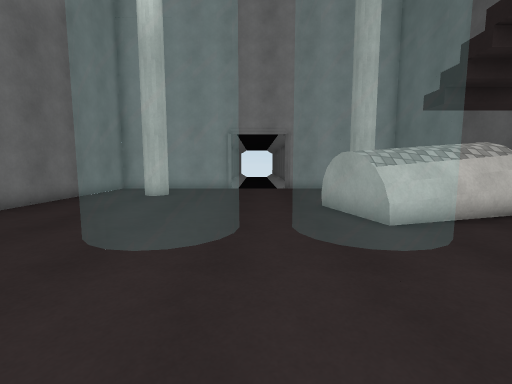
view 1 (above)

14 first-person views from a walk through a 3-D level made in the Unity game engine. The camera is 1.3 m above the floor, tilts 6° down and sees 90° across. The floor is counted in squares, 1 m on a side. Each view is taken from the middle of a square. On the plan, view 1 faces up. The plan holds only what a view shows up to about 13 squares ahead; the rest is blank. The place goes on beyond the plan. The player is left out. Surface patterns are stand-ins for the level's own textures.

view 2
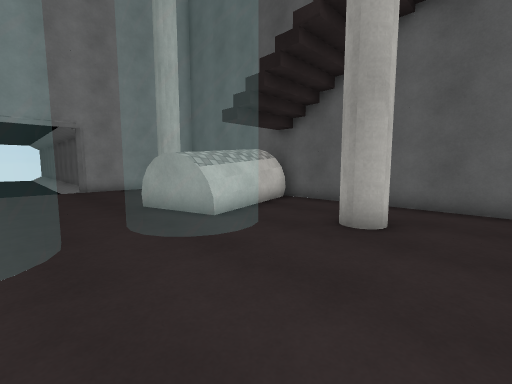

view 3
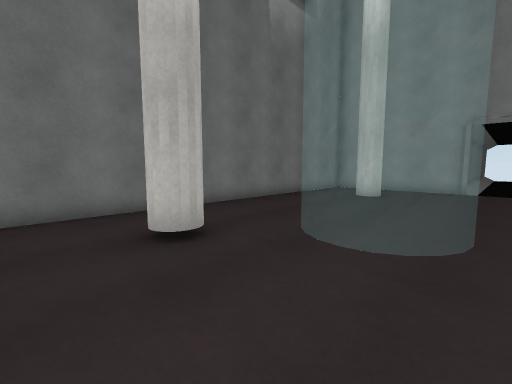

view 4
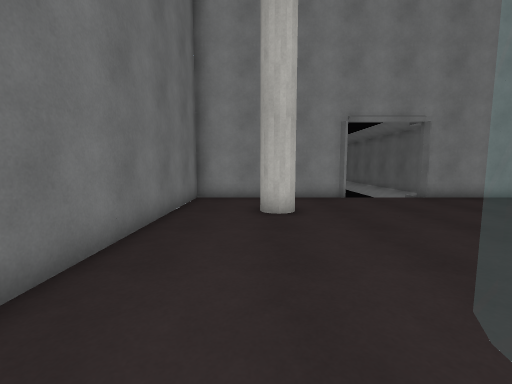

view 5
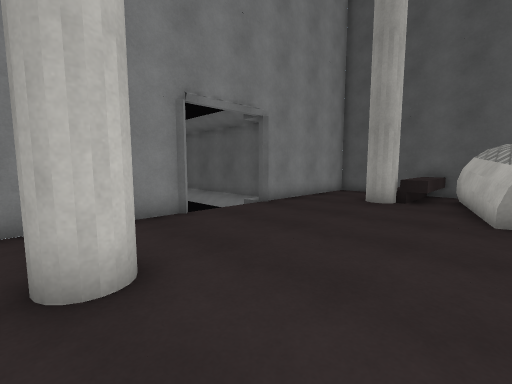

view 6
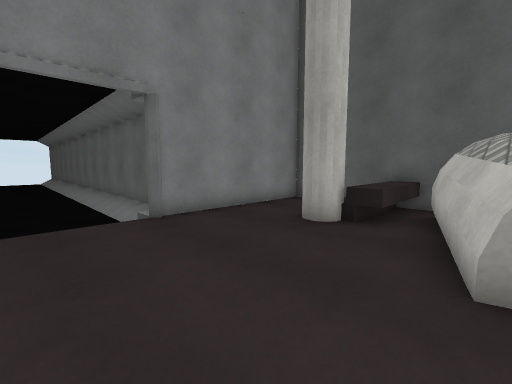

view 7
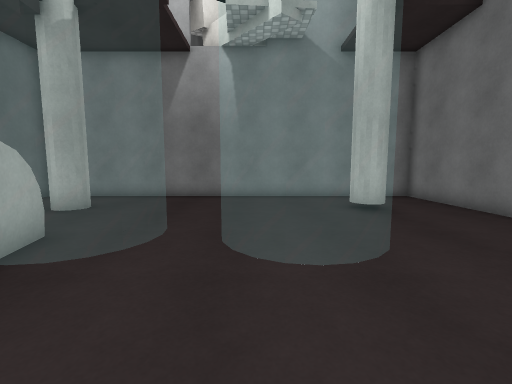

view 8
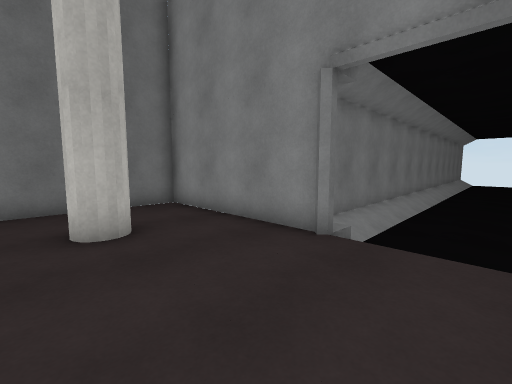

view 9
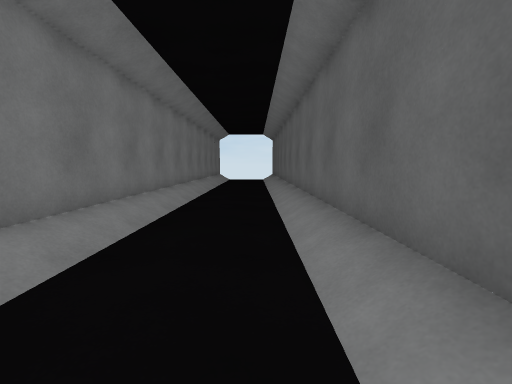

view 10
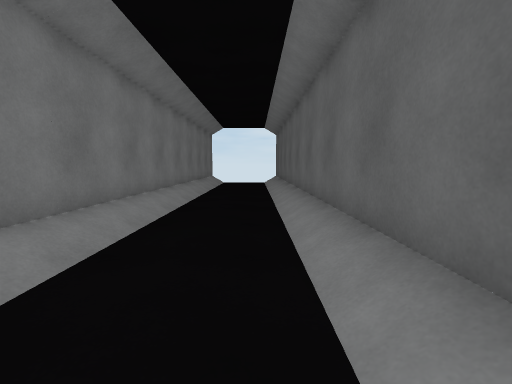

view 11
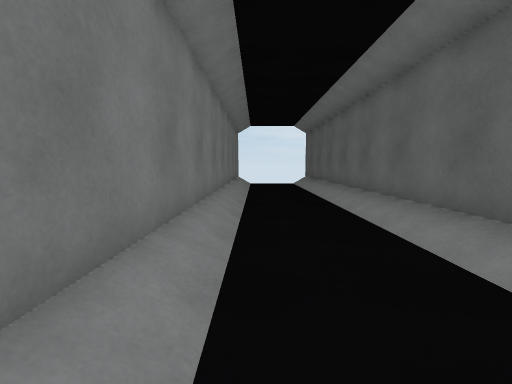

view 12
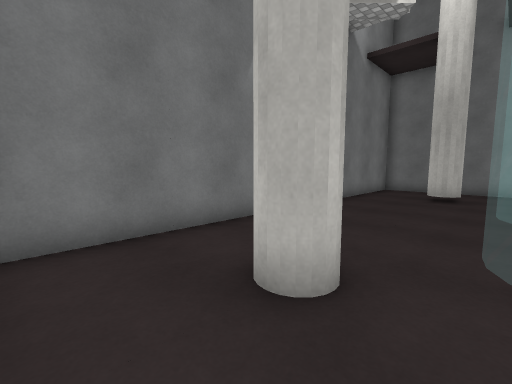

view 13
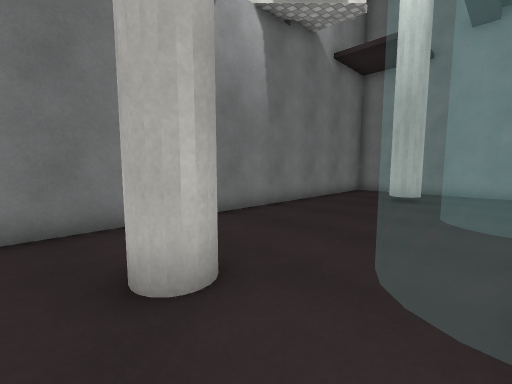

view 14
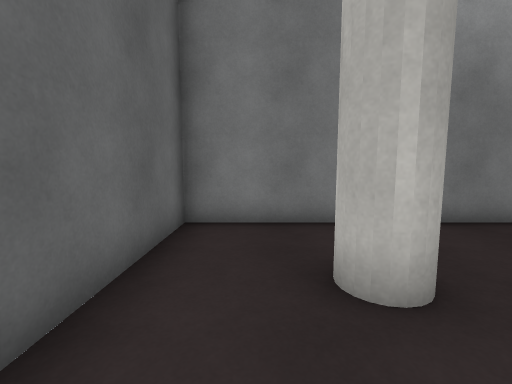

### Floor plan
Key: @ floor where view 1 was taken; # wall or solid block; . main floor; - floor 0.5 m lower than the main floor; / step, stairs or slope; = window, fence, low wall or low ledge; O other object.
Columns run from 8 left of view 1 to 8 right of it. Each row starts with its distance up from view 1.
 32       #   /#
 31       #-  /#
 30       #-  /#
 29       #-  /#
 28       #-  /#
 27       #-  /#
 26       #-  /#
 25       #-  /#
 24       #-  /#
 23       #-  /#
 22       #-  /#
 21       #-  /#
 20       #- -/#
 19       #-  /#
 18       #-  /#
 17       #---/#
 16      ##---/#
 15 ######O   O######
 14 #...............#
 13 #...............#
 12 #.............  #
 11 #...#........#O #
 10 #............==##
  9 #............####
  8 #.........######
  7 #.....=...=######
  6 #....===.==####.#
  5 #....===.===....#
  4 #....===..==....#
  3 #...............#
  2 #...#........#..#
  1 #...............#
  0 #.......@.......#
 -1 #################

Where each view was taken, in squares from view 1:
view 1: 0 up, 0 right, facing up
view 2: 0 up, 1 left, facing up-right
view 3: 0 up, 0 right, facing up-left
view 4: 4 up, 5 left, facing up
view 5: 8 up, 5 left, facing up-right
view 6: 8 up, 1 left, facing up-right
view 7: 10 up, 1 left, facing down
view 8: 10 up, 1 right, facing up-left
view 9: 16 up, 1 right, facing up
view 10: 20 up, 1 right, facing up
view 11: 21 up, 1 left, facing up
view 12: 4 up, 7 right, facing down-left
view 13: 5 up, 6 right, facing down-left
view 14: 5 up, 6 right, facing down
